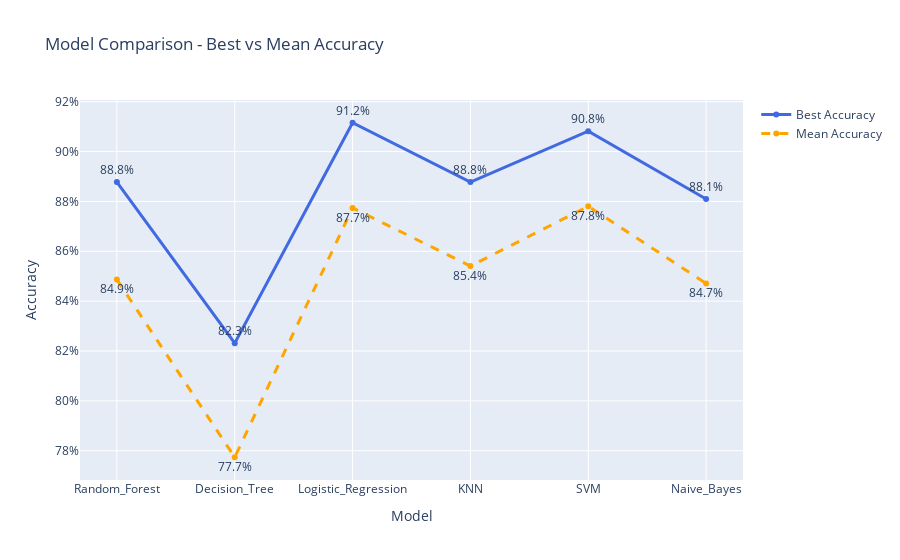

The notebook cell this image was saved under:
### Code cell
fig = go.Figure()
fig.add_trace(go.Scatter(
    x=model_results["Model"],
    y=model_results["Best_Accuracy"],
    mode='lines+markers+text',
    text=[f"{acc*100:.1f}%" for acc in model_results["Best_Accuracy"]],
    textposition="top center",
    name="Best Accuracy",
    line=dict(color="royalblue", width=3)
))

if "Mean_Accuracy" in model_results.columns:
    fig.add_trace(go.Scatter(
        x=model_results["Model"],
        y=model_results["Mean_Accuracy"],
        mode='lines+markers+text',
        text=[f"{acc*100:.1f}%" for acc in model_results["Mean_Accuracy"]],
        textposition="bottom center",
        name="Mean Accuracy",
        line=dict(color="orange", width=3, dash="dash")
    ))

fig.update_layout(
    title="Model Comparison - Best vs Mean Accuracy",
    xaxis_title="Model",
    yaxis_title="Accuracy",
    yaxis_tickformat=".0%",
    hovermode="x unified"
)
fig.show(renderer="iframe")
fig.show()

### Figure 1 — Plotly figure (JSON) as saved in the notebook; plotly's stock layout.template omitted (floating-point values rounded to 4 significant figures)
{"data": [{"line": {"color": "royalblue", "width": 3}, "mode": "lines+markers+text", "name": "Best Accuracy", "text": ["88.8%", "82.3%", "91.2%", "88.8%", "90.8%", "88.1%"], "textposition": "top center", "type": "scatter", "x": ["Random_Forest", "Decision_Tree", "Logistic_Regression", "KNN", "SVM", "Naive_Bayes"], "y": [0.8878, 0.8231, 0.9116, 0.8878, 0.9082, 0.881]}, {"line": {"color": "orange", "dash": "dash", "width": 3}, "mode": "lines+markers+text", "name": "Mean Accuracy", "text": ["84.9%", "77.7%", "87.7%", "85.4%", "87.8%", "84.7%"], "textposition": "bottom center", "type": "scatter", "x": ["Random_Forest", "Decision_Tree", "Logistic_Regression", "KNN", "SVM", "Naive_Bayes"], "y": [0.8486, 0.7774, 0.8774, 0.8541, 0.8781, 0.8471]}], "layout": {"hovermode": "x unified", "title": {"text": "Model Comparison - Best vs Mean Accuracy"}, "xaxis": {"title": {"text": "Model"}}, "yaxis": {"tickformat": ".0%", "title": {"text": "Accuracy"}}}}
